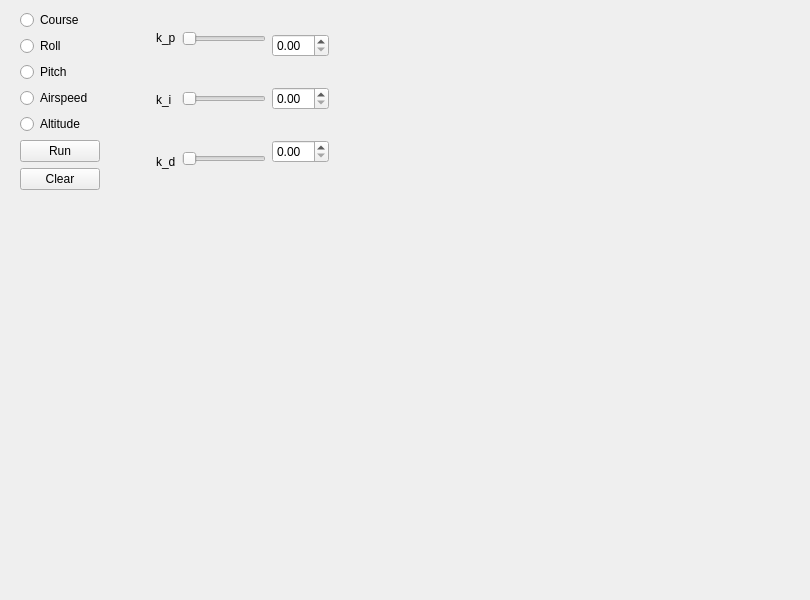
<?xml version="1.0" encoding="UTF-8"?>
<ui version="4.0">
<class>Form</class>
 <widget class="QWidget" name="Form">
  <property name="geometry">
   <rect>
    <x>0</x>
    <y>0</y>
    <width>810</width>
    <height>600</height>
   </rect>
  </property>
  <property name="sizePolicy">
   <sizepolicy hsizetype="Fixed" vsizetype="Fixed">
    <horstretch>0</horstretch>
    <verstretch>0</verstretch>
   </sizepolicy>
  </property>
  <property name="windowTitle">
   <string>MainWindow</string>
  </property>
  <widget class="QWidget" name="centralwidget">
   <property name="sizePolicy">
    <sizepolicy hsizetype="Preferred" vsizetype="Preferred">
     <horstretch>0</horstretch>
     <verstretch>0</verstretch>
    </sizepolicy>
   </property>
   <widget class="QWidget" name="horizontalLayoutWidget">
    <property name="geometry">
     <rect>
      <x>20</x>
      <y>10</y>
      <width>761</width>
      <height>571</height>
     </rect>
    </property>
    <layout class="QHBoxLayout" name="horizontalLayout">
     <property name="spacing">
      <number>6</number>
     </property>
     <property name="sizeConstraint">
      <enum>QLayout::SetFixedSize</enum>
     </property>
     <property name="rightMargin">
      <number>0</number>
     </property>
     <item>
      <layout class="QVBoxLayout" name="verticalLayout">
       <property name="spacing">
        <number>6</number>
       </property>
       <property name="sizeConstraint">
        <enum>QLayout::SetMaximumSize</enum>
       </property>
       <property name="rightMargin">
        <number>50</number>
       </property>
       <item>
        <widget class="QRadioButton" name="CourseButton">
         <property name="text">
          <string>Course</string>
         </property>
        </widget>
       </item>
       <item>
        <widget class="QRadioButton" name="rollButton">
         <property name="text">
          <string>Roll</string>
         </property>
        </widget>
       </item>
       <item>
        <widget class="QRadioButton" name="pitchButton">
         <property name="text">
          <string>Pitch</string>
         </property>
        </widget>
       </item>
       <item>
        <widget class="QRadioButton" name="airspeedButton">
         <property name="text">
          <string>Airspeed</string>
         </property>
        </widget>
       </item>
       <item>
        <widget class="QRadioButton" name="altitudeButton">
         <property name="text">
          <string>Altitude</string>
         </property>
        </widget>
       </item>
       <item>
        <widget class="QPushButton" name="runButton">
         <property name="text">
          <string>Run</string>
         </property>
        </widget>
       </item>
       <item>
        <widget class="QPushButton" name="Clear">
         <property name="text">
          <string>Clear</string>
         </property>
        </widget>
       </item>
      </layout>
     </item>
     <item>
      <layout class="QHBoxLayout" name="horizontalLayout_3">
       <item>
        <layout class="QVBoxLayout" name="verticalLayout_4">
         <item>
          <widget class="QLabel" name="label_2">
           <property name="text">
            <string>k_p</string>
           </property>
          </widget>
         </item>
         <item>
          <widget class="QLabel" name="label">
           <property name="text">
            <string>k_i</string>
           </property>
          </widget>
         </item>
         <item>
          <widget class="QLabel" name="label_3">
           <property name="text">
            <string>k_d</string>
           </property>
          </widget>
         </item>
        </layout>
       </item>
       <item>
        <layout class="QVBoxLayout" name="verticalLayout_3">
         <property name="sizeConstraint">
          <enum>QLayout::SetDefaultConstraint</enum>
         </property>
         <property name="leftMargin">
          <number>0</number>
         </property>
         <property name="rightMargin">
          <number>0</number>
         </property>
         <item>
          <widget class="QSlider" name="kpSlider">
           <property name="sizePolicy">
            <sizepolicy hsizetype="Expanding" vsizetype="Fixed">
             <horstretch>0</horstretch>
             <verstretch>0</verstretch>
            </sizepolicy>
           </property>
           <property name="maximumSize">
            <size>
             <width>400</width>
             <height>50</height>
            </size>
           </property>
           <property name="orientation">
            <enum>Qt::Horizontal</enum>
           </property>
          </widget>
         </item>
         <item>
          <widget class="QSlider" name="kiSlider">
           <property name="sizePolicy">
            <sizepolicy hsizetype="Expanding" vsizetype="Fixed">
             <horstretch>0</horstretch>
             <verstretch>0</verstretch>
            </sizepolicy>
           </property>
           <property name="maximumSize">
            <size>
             <width>400</width>
             <height>50</height>
            </size>
           </property>
           <property name="orientation">
            <enum>Qt::Horizontal</enum>
           </property>
          </widget>
         </item>
         <item>
          <widget class="QSlider" name="kdSlider">
           <property name="sizePolicy">
            <sizepolicy hsizetype="Expanding" vsizetype="Fixed">
             <horstretch>0</horstretch>
             <verstretch>0</verstretch>
            </sizepolicy>
           </property>
           <property name="maximumSize">
            <size>
             <width>400</width>
             <height>50</height>
            </size>
           </property>
           <property name="orientation">
            <enum>Qt::Horizontal</enum>
           </property>
          </widget>
         </item>
        </layout>
       </item>
      </layout>
     </item>
     <item>
      <layout class="QVBoxLayout" name="verticalLayout_5">
       <item>
        <widget class="QDoubleSpinBox" name="kpSpinBox"/>
       </item>
       <item>
        <widget class="QDoubleSpinBox" name="kiSpinBox"/>
       </item>
       <item>
        <widget class="QDoubleSpinBox" name="kdSpinBox_2"/>
       </item>
      </layout>
     </item>
    </layout>
   </widget>
  </widget>
 </widget>
 <resources/>
 <connections/>
</ui>
